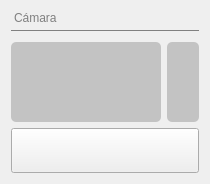
         <widget class="QFrame" name="frame_6">
          <property name="frameShape">
           <enum>QFrame::NoFrame</enum>
          </property>
          <property name="frameShadow">
           <enum>QFrame::Raised</enum>
          </property>
          <property name="lineWidth">
           <number>0</number>
          </property>
          <layout class="QGridLayout" name="gridLayout_3">
           <item row="0" column="0" colspan="2">
            <widget class="QLabel" name="label_6">
             <property name="sizePolicy">
              <sizepolicy hsizetype="Preferred" vsizetype="Maximum">
               <horstretch>0</horstretch>
               <verstretch>0</verstretch>
              </sizepolicy>
             </property>
             <property name="font">
              <font>
               <family>Microsoft Sans Serif</family>
               <stylestrategy>PreferDefault</stylestrategy>
              </font>
             </property>
             <property name="styleSheet">
              <string notr="true">*{
color: grey;
border:none;
border-bottom: 1px solid grey;
padding-bottom: 5px;
margin-bottom: 5px}</string>
             </property>
             <property name="text">
              <string>Cámara</string>
             </property>
            </widget>
           </item>
           <item row="1" column="0">
            <widget class="QPushButton" name="boton_CapturaImagen">
             <property name="enabled">
              <bool>false</bool>
             </property>
             <property name="sizePolicy">
              <sizepolicy hsizetype="Minimum" vsizetype="Expanding">
               <horstretch>0</horstretch>
               <verstretch>0</verstretch>
              </sizepolicy>
             </property>
             <property name="minimumSize">
              <size>
               <width>150</width>
               <height>80</height>
              </size>
             </property>
             <property name="focusPolicy">
              <enum>Qt::ClickFocus</enum>
             </property>
             <property name="styleSheet">
              <string notr="true">QPushButton{ background-color:rgb(195, 195, 195); border:None; border-radius:5px;} #gris claro
QPushButton:disabled{background-color: rgb(124, 124, 124);} #gris oscuro
QPushButton:pressed{ background-color: orange; }
QPushButton:focus:pressed{ background-color: green; }
QPushButton:focus{ background-color: green; }
QPushButton:hover{background-color: rgb(170, 255, 127);} #verde claro
QPushButton:checked{ background-color: pink; }</string>
             </property>
             <property name="text">
              <string/>
             </property>
             <property name="icon">
              <iconset>
               <normaloff>iconos/icons8-camera-with-flash-96.png</normaloff>iconos/icons8-camera-with-flash-96.png</iconset>
             </property>
             <property name="iconSize">
              <size>
               <width>100</width>
               <height>100</height>
              </size>
             </property>
            </widget>
           </item>
           <item row="1" column="1">
            <widget class="QPushButton" name="boton_Reset">
             <property name="sizePolicy">
              <sizepolicy hsizetype="Minimum" vsizetype="Expanding">
               <horstretch>0</horstretch>
               <verstretch>0</verstretch>
              </sizepolicy>
             </property>
             <property name="minimumSize">
              <size>
               <width>1</width>
               <height>80</height>
              </size>
             </property>
             <property name="focusPolicy">
              <enum>Qt::ClickFocus</enum>
             </property>
             <property name="styleSheet">
              <string notr="true">QPushButton{ background-color:rgb(195, 195, 195); border:None; border-radius:5px;} #gris claro
QPushButton:disabled{background-color: rgb(124, 124, 124);} #gris oscuro
QPushButton:pressed{ background-color: orange; }
QPushButton:focus:pressed{ background-color: green; }
QPushButton:focus{ background-color: green; }
QPushButton:hover{background-color: rgb(170, 255, 127);} #verde claro
QPushButton:checked{ background-color: pink; }</string>
             </property>
             <property name="text">
              <string/>
             </property>
             <property name="icon">
              <iconset>
               <normaloff>iconos/icons8-reset-100.png</normaloff>iconos/icons8-reset-100.png</iconset>
             </property>
             <property name="iconSize">
              <size>
               <width>50</width>
               <height>50</height>
              </size>
             </property>
            </widget>
           </item>
           <item row="2" column="0" colspan="2">
            <widget class="QPushButton" name="boton_camara">
             <property name="minimumSize">
              <size>
               <width>0</width>
               <height>45</height>
              </size>
             </property>
             <property name="focusPolicy">
              <enum>Qt::ClickFocus</enum>
             </property>
             <property name="styleSheet">
              <string notr="true">QPushButton{ background-color:rgb(195, 195, 195); border:None; border-radius:5px;} #gris claro
</string>
             </property>
             <property name="text">
              <string/>
             </property>
             <property name="icon">
              <iconset>
               <normaloff>iconos/icons8-video-call-96.png</normaloff>iconos/icons8-video-call-96.png</iconset>
             </property>
             <property name="iconSize">
              <size>
               <width>50</width>
               <height>50</height>
              </size>
             </property>
            </widget>
           </item>
          </layout>
         </widget>
